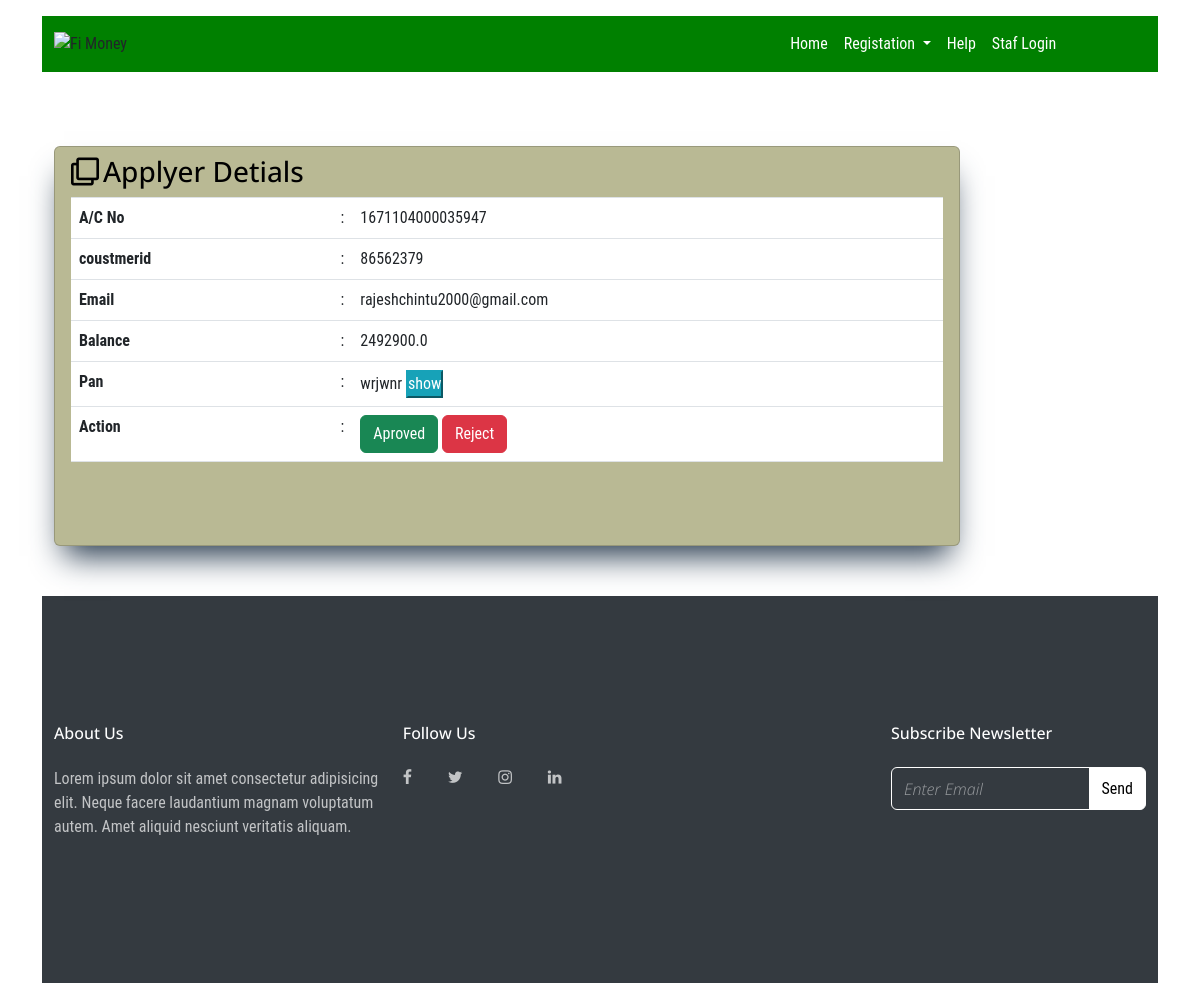
The app's page /applyed_credit_card/1/ with its own data.
### staf/models.py (models this page shows, shortened)
class AccountDetails(models.Model):
    account_no=models.CharField(max_length=16,unique=True,default="16711040000")
    coustmerid=models.CharField(max_length=8,unique=True,default="8658")
    balance = models.FloatField(default=2500)
    created_at=models.DateTimeField(auto_now_add=True)
    types=models.CharField(max_length=12,default="saving")
    Branch=models.CharField(max_length=30,default="kakatpur")
    ModeofOperation=models.CharField(max_length=30,default="Single")
    ifsc_code=models.CharField(max_length=12,default="fi0001671")
    coustmer = models.OneToOneField(Coustmer, on_delete=models.CASCADE,blank=True,null=True)
    status = models.BooleanField(default=False)
    mpin = models.CharField(max_length=4)
    creditCard = models.CharField(max_length=20,blank=True,null=True)

class Coustmer(models.Model):
    photo = models.ImageField(upload_to="profile")
    first_name = models.CharField(max_length=90)
    last_name = models.CharField(max_length=90)
    email = models.EmailField(max_length=90,unique=True)
    mobile = models.CharField(max_length=15,unique=True)
    address = models.CharField(max_length=150)
    address2 = models.CharField(max_length=150,blank=True,null=True)
    pin = models.CharField(max_length=6)
    state = models.CharField(max_length=150)
    pan_card = models.CharField(max_length=12,unique=True)
    pan_photo = models.ImageField(upload_to="adharacard")
    addhar_card = models.CharField(max_length=12,unique=True)
    adhar_f = models.ImageField(upload_to="adharacard")
    adhar_b = models.ImageField(upload_to="adharacard")
    status = models.BooleanField(default=False)
    def __str__(self):
        return self.email

### staf/views.py (the view)
# urls.py: path('applyed_credit_card/<int:myid>/',views.applyed_credit_card,name="applyed_credit_card"),
@csrf_exempt
def applyed_credit_card(request,myid):
    set_data = AccountDetails.objects.get(id=myid)
    data = Stafuser.objects.all()
    context = {
        "set_data":set_data,
        "data":data
    }
    return render(request, 'applyed_credit_card.html',context)

### templates/applyed_credit_card.html (shortened to what this page needs)
<!doctype html>
{% load static %}
<html lang="en">
<head>
    <link rel="stylesheet" href="{% static 'fonts/icomoon/style.css' %}">
    <link rel="stylesheet" href="{% static 'css/bootstrap.min.css' %}">
    <link rel="stylesheet" href="{% static 'css/jquery-ui.css' %}">
    <link rel="stylesheet" href="{% static 'css/owl.carousel.min.css' %}">
    <link rel="stylesheet" href="{% static 'css/owl.theme.default.min.css' %}">
    <link rel="stylesheet" href="{% static 'css/owl.theme.default.min.css' %}">
    <link rel="stylesheet" href="{% static 'css/jquery.fancybox.min.css' %}">
    <link rel="stylesheet" href="{% static 'css/bootstrap-datepicker.css' %}">
    <link rel="stylesheet" href="{% static 'fonts/flaticon/font/flaticon.css' %}">
    <link rel="stylesheet" href="{% static 'css/aos.css' %}">
    <link rel="stylesheet" href="{% static 'css/style.css' %}">
    <link href="https://cdn.jsdelivr.net/npm/bootstrap@5.3.0-alpha1/dist/css/bootstrap.min.css" rel="stylesheet"
>
        <link rel="stylesheet" href="https://use.fontawesome.com/releases/v5.3.1/css/all.css"
>
    <link rel='stylesheet' href='https://use.fontawesome.com/releases/v5.3.1/css/all.css'>
    <link rel="stylesheet" href="{% static 'css/apcc.css' %}">
</head>
<body data-spy="scroll" data-target=".site-navbar-target" data-offset="300">
    <div class="container">
        <nav class="navbar navbar-expand-lg bg-body-tertiary my-3">
            <div class="container-fluid">
                <a href="{% url 'home' %}"
                    class="d-flex align-items-center mb-3 mb-md-0 me-md-auto text-dark text-decoration-none">
                    <span class=""><img
                            src="https://purelifi.com/wp-content/uploads/2020/07/cropped-cropped-pureLiFi-logo.png"
                            alt="Fi Money" loading="lazy" class="sc-gsnTZi sc-dkzDqf krIvpr hKVGsE"
                            width="130px"></span>
                </a>
                <div class="collapse navbar-collapse" id="navbarSupportedContent" style="margin-left: 60%;">
                    <ul class="navbar-nav me-auto mb-2 mb-lg-0">
                        <li class="nav-item">
                            <a class="nav-link active" aria-current="page" href="{% url 'home' %}">Home</a>
                        </li>
                        {% if not request.session.username %}
                        <li class="nav-item dropdown">
                            <a class="nav-link dropdown-toggle" href="#" role="button" data-bs-toggle="dropdown"
                                aria-expanded="false">
                                Registation
                            </a>
                        </li>
                        {% endif %}
                        <li class="nav-item">
                            <a class="nav-link" href="{% url 'contact' %}">Help</a>
                        </li>
                        {% if not request.session.username %}
                        <li class="nav-item">
                            <a class="nav-link" href="{% url 'login' %}">Staf Login</a>
                        </li>
                        {% endif %}
                    </ul>
                </div>
            </div>
        </nav>
        <section style="margin-top: 50px;">
            <div class="rt-container">
                <div class="col-rt-12">
                    <div class="Scriptcontent">
                        <div class="student-profile py-4">
                            <div class="container">
                                <div class="row">
                                    <div class="col-lg-10">
                                        <div class="card " style="box-shadow: rgb(38, 57, 77) 0px 20px 30px -10px;">
                                            <div class="card-header bg-transparent border-0">
                                                <h3 class="mb-0" style="color: black;"><i
                                                        class="far fa-clone pr-1"></i>Applyer Detials</h3>
                                            </div>
                                            <div class="card-body pt-0">
                                                {% if set_data %}
                                                <table style="background-color: white;" class="table table-hover">
                                                    <tr>
                                                        <th width="30%">A/C No </th>
                                                        <td width="2%">:</td>
                                                        <td>{{set_data.account_no}}</td>
                                                    </tr>
                                                    <tr>
                                                        <th width="30%">coustmerid</th>
                                                        <td width="2%">:</td>
                                                        <td>{{set_data.coustmerid}}</td>
                                                    </tr>
                                                    <tr>
                                                        <th width="30%">Email</th>
                                                        <td width="2%">:</td>
                                                        <td>{{set_data.coustmer}}</td>
                                                    </tr>
                                                    <tr>
                                                        <th width="30%">Balance</th>
                                                        <td width="2%">:</td>
                                                        <td>{{set_data.balance}}</td>
                                                    </tr>
                                                    <tr>
                                                        <th width="30%">Pan</th>
                                                        <td width="2%">:</td>
                                                        <td>{{set_data.coustmer.pan_card}}
                                                            <button type="button" class="btn-info text-white"
                                                                data-toggle="modal" data-target="#pphoto">
                                                                show
                                                            </button>
                                                        </td>
                                                    </tr>
                                                    <tr>
                                                        <th width="30%">Action</th>
                                                        <td width="2%">:</td>
                                                        <td>
                                                            <form action="{% url 'aproved_credit_card' %}"
                                                                method="POST">
                                                                <button class="btn btn-success">Aproved</button>
                                                                <a href="#" class="btn btn-danger">Reject</a>
                                                            </form>
                                                        </td>
                                                    </tr>
                                                </table>
                                                {% endif %}
                                            </div>
                                        </div>
                                        <div style="height: 26px"></div>
                                    </div>
                                </div>
                            </div>
                        </div>
                    </div>
                </div>
            </div>
        </section>
        <footer class="site-footer">
            <div class="container">
                <div class="row">
                    <div class="col-md-9">
                        <div class="row">
                            <div class="col-md-5">
                                <h2 class="footer-heading mb-4">About Us</h2>
                                <p>Lorem ipsum dolor sit amet consectetur adipisicing elit. Neque facere laudantium
                                    magnam voluptatum
                                    autem. Amet aliquid nesciunt veritatis aliquam.</p>
                            </div>
                            <div class="col-md-3 footer-social">
                                <h2 class="footer-heading mb-4">Follow Us</h2>
                                <a href="#" class="pl-0 pr-3"><span class="icon-facebook"></span></a>
                                <a href="#" class="pl-3 pr-3"><span class="icon-twitter"></span></a>
                                <a href="#" class="pl-3 pr-3"><span class="icon-instagram"></span></a>
                                <a href="#" class="pl-3 pr-3"><span class="icon-linkedin"></span></a>
                            </div>
                        </div>
                    </div>
                    <div class="col-md-3">
                        <h2 class="footer-heading mb-4">Subscribe Newsletter</h2>
                        <form action="#" method="post" class="footer-subscribe">
                            <div class="input-group mb-3">
                                <input type="text" class="form-control border-secondary text-white bg-transparent"
                                    placeholder="Enter Email" aria-label="Enter Email" aria-describedby="button-addon2">
                                <div class="input-group-append">
                                    <button class="btn btn-primary text-black" type="button"
                                        id="button-addon2">Send</button>
                                </div>
                            </div>
                        </form>
                    </div>
                </div>
            </div>
        </footer>
    </div>
</body>
</html>

### static/css/style.css (style rules this page uses)
html { overflow-x: hidden; }
body { line-height: 1.7; color: gray; font-weight: 400; font-size: 1rem; }
a { -webkit-transition: .3s all ease; -o-transition: .3s all ease; transition: .3s all ease; }
h1, h2, h3, h4, h5, .h1, .h2, .h3, .h4, .h5 { font-family: "Open Sans", -apple-system, BlinkMacSystemFont, "Segoe UI", Roboto, "Helvetica Neue", Arial, "Noto Sans", sans-serif, "Apple Color Emoji", "Segoe UI Emoji", "Segoe UI Symbol", "Noto Color Emoji"; }
.text-black { color: #000 !important; }
body:after { -webkit-transition: .3s all ease-in-out; -o-transition: .3s all ease-in-out; transition: .3s all ease-in-out; }
.btn { font-size: 16px; border-radius: 30px; padding: 10px 30px; }
.btn.btn-primary { background: #007bff; border-color: #007bff; color: #fff; }
.form-control { height: 43px; border-radius: 30px; font-family: "Open Sans", -apple-system, BlinkMacSystemFont, "Segoe UI", Roboto, "Helvetica Neue", Arial, "Noto Sans", sans-serif, "Apple Color Emoji", "Segoe UI Emoji", "Segoe UI Symbol", "Noto Color Emoji"; }
.site-footer { padding: 4em 0; background: #343a40; }
@media (min-width: 768px) { .site-footer { padding: 8em 0; } }
.site-footer p { color: rgba(255, 255, 255, 0.7); }
.site-footer h2, .site-footer h3, .site-footer h4, .site-footer h5 { color: #fff; }
.site-footer a { color: rgba(255, 255, 255, 0.7); text-decoration: underline; }
.site-footer .footer-heading { font-size: 16px; color: #fff; }
.footer-social a { text-decoration: none !important; }
.footer-subscribe .form-control { border-color: #fff !important; }
.footer-subscribe .btn { height: 43px; line-height: 1; border: 1px solid #fff; background: #fff !important; color: #000 !important; }

### static/css/apcc.css (style rules this page uses)
* { margin: 0; padding: 0; }
body { font-family: "Roboto Condensed", sans-serif; }
.card { width: 100%; height: 50vh; position: relative; background-color: #b9b994; background-attachment: fixed; background-size: cover; }

### templates/applyed_credit_card.html (style rules this page uses)
.navbar { background-color: green !important; }
.navbar-nav { background-color: green !important; }
.nav-link { color: white !important; }

### records on screen
AccountDetails: account_no "1671104000035947", coustmerid "86562379", coustmer "rajeshchintu2000@gmail.com", balance "2492900.0", coustmer.pan_card "wrjwnr"
